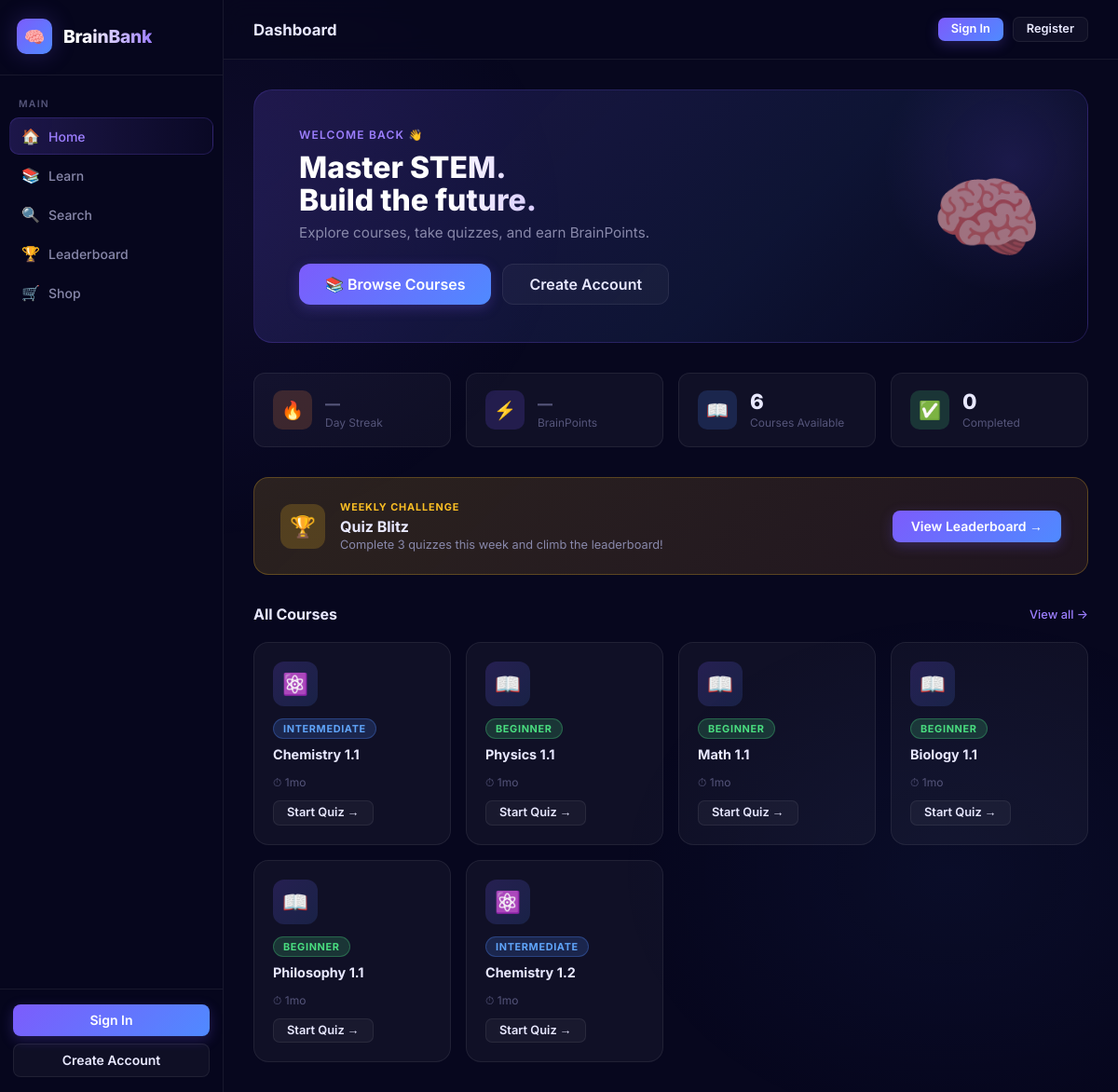
/, run on an earlier commit of the app's database.
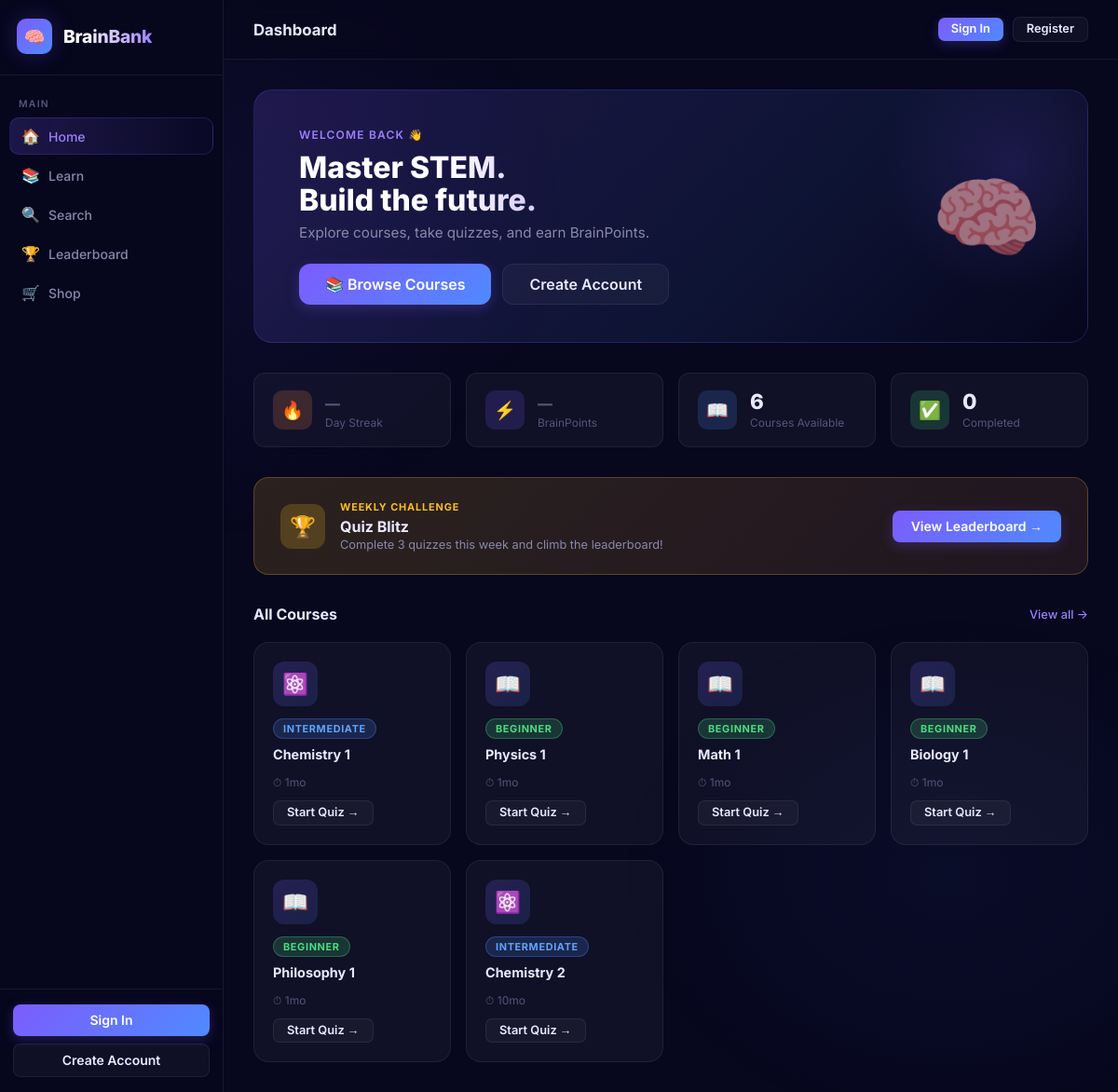
And on a later commit of the database.
### courses/models.py (models this page shows, shortened)
class Course(models.Model):
    title = models.CharField(max_length=200)
    description = models.TextField()
    duration = models.IntegerField(help_text="Duration in minutes", default=30)
    level = models.CharField(max_length=50, choices=[
        ('Beginner', 'Beginner'),
        ('Intermediate', 'Intermediate'),
        ('Advanced', 'Advanced')
    ], default='Beginner')
    content = models.TextField(blank=True, null=True, help_text="Full HTML content for this course")

### courses/views.py (the view, shortened to what this page needs)
# urls.py: path('', home, name='home'),  # Root path explicitly handled
def home(request):
    courses = Course.objects.all()[:6]  # Limit to 6 courses for home page
    completed_courses = []
    player_profile = None
    context = {
        'courses': courses,
        'completed_courses': completed_courses,
        'player_profile': player_profile
    }
    return render(request, 'home.html', context)

### courses/context_processors.py (called while the page is built, shortened)
def active_effects(request):
    return {'active_effects': []}

### courses/templates/home.html (shortened to what the changed rows need)
{% extends "base.html" %}
{% block content %}
    <div class="hero">
        <div class="hero-content">
            <h1 class="hero-title">Master STEM.<br>Build the future.</h1>
        </div>
    </div>
    <div class="course-grid">
        {% for course in courses %}
        <a href="{% url 'course_detail' course.pk %}" class="course-card">
            <div class="course-icon">
                {% if course.level == "Advanced" %}🔬
                {% elif course.level == "Intermediate" %}⚛️
                {% else %}📖{% endif %}
            </div>
            <div>
                {% if course.level %}
                <span class="badge
                    {% if course.level == 'Advanced' %}badge-purple
                    {% elif course.level == 'Intermediate' %}badge-blue
                    {% else %}badge-green{% endif %}">
                    {{ course.level }}
                </span>
                {% endif %}
                <div class="course-title" style="margin-top:8px;">{{ course.title }}</div>
            </div>
            <div class="course-meta">
                <span>⏱ {{ course.duration }}mo</span>
            </div>
            <div class="course-footer">
                <span class="btn btn-ghost btn-sm">Start Quiz →</span>
            </div>
        </a>
        {% empty %}
        <div class="card" style="grid-column:1/-1; text-align:center; color:var(--text-muted);">
            No courses available yet. Check back soon!
        </div>
        {% endfor %}
    </div>
{% endblock %}

What changed in the data, as far as the page shows it:
changed Course: title "Chemistry 1.1" → "Chemistry 1"
changed Course: title "Physics 1.1" → "Physics 1"
changed Course: title "Math 1.1" → "Math 1"
changed Course: title "Biology 1.1" → "Biology 1"
changed Course: title "Philosophy 1.1" → "Philosophy 1"
changed Course: title "Chemistry 1.2" → "Chemistry 2"; duration "1" → "10"
